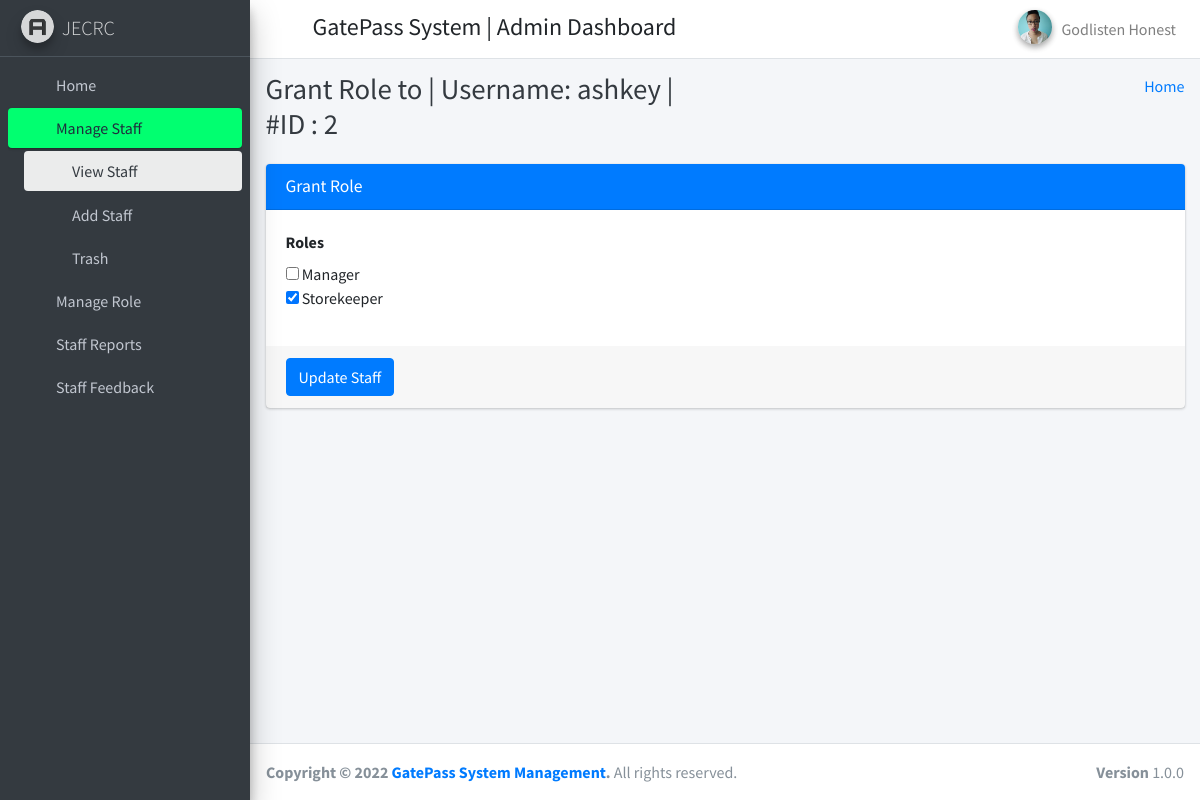
/grant_role/2/ (signed in), run on the app's committed database.
### gateapp/models.py (models this page shows)
class CustomUser(AbstractUser):
	phone = models.CharField(max_length=10,null=True,blank=True)
	is_deleted = models.BooleanField(default=False)
	deleted_at = models.DateTimeField(null=True,blank=True)

### gateapp/AdminViews.py (the view)
# urls.py: path('grant_role/<staff_id>/',AdminViews.grant_role, name="grant_role"),
def grant_role(request,staff_id):
	role = Group.objects.all()
	staff = CustomUser.objects.get(id=staff_id)
	context = {
		'role':role,
		'staff':staff,
		'id':staff_id
	}
	return render(request, 'hod_template/grant_role.html',context)

### gateapp/templates/hod_template/grant_role.html (shortened to what this page needs)
{% extends 'hod_template/base_template.html' %}
{% block page_title %}
Grant Role to | Username: {{ staff.username }} | #ID : {{ staff.id }}
{% endblock page_title %}
{% block main_content %}
{% load static %}
<section class="content">
    <div class="container-fluid">
        <div class="row">
            <div class="col-md-12">
                <div class="card card-primary">
                    <div class="card-header">
                        <h3 class="card-title">Grant Role</h3>
                    </div>
                    <form role="form" method="POST" action="{% url 'grant_role_save' %}">
                        <div class="card-body">
                            <label>Roles</label>
                            <div class="form-group row">
                                {% for role in role %}
                                <div class="col-md-12">
                                    {% if role in staff.groups.all %}
                                    <input type="checkbox" checked name="{{role.name}}" value="{{role.id}}">
                                    {{role.name}}
                                    {% else %}
                                    <input type="checkbox" name="{{role.name}}" value="{{role.id}}"> {{role.name}}
                                    {% endif %}
                                </div>
                                {% endfor %}
                            </div>
                        </div>
                        <div class="card-footer">
                            <button type="submit" class="btn btn-primary">Update Staff</button>
                        </div>
                    </form>
                </div>
            </div>
        </div>
    </div>
</section>
{% endblock main_content %}

### gateapp/templates/hod_template/base_template.html (shortened to what this page needs)
{% load static %}
<!DOCTYPE html>
<html>
<head>
  <link rel="stylesheet" href="{% static 'plugins/fontawesome-free/css/all.min.css' %}">
  <link rel="stylesheet" href="https://code.ionicframework.com/ionicons/2.0.1/css/ionicons.min.css">
  <link rel="stylesheet" href="{% static 'plugins/tempusdominus-bootstrap-4/css/tempusdominus-bootstrap-4.min.css' %}">
  <link rel="stylesheet" href="{% static 'plugins/icheck-bootstrap/icheck-bootstrap.min.css' %}">
  <link rel="stylesheet" href="{% static 'plugins/jqvmap/jqvmap.min.css' %}">
  <link rel="stylesheet" href="{% static 'dist/css/adminlte.min.css'  %}">
  <link rel="stylesheet" href="{% static 'plugins/overlayScrollbars/css/OverlayScrollbars.min.css' %}">
  <link rel="stylesheet" href="{% static 'plugins/daterangepicker/daterangepicker.css' %}">
  <link rel="stylesheet" href="{% static 'plugins/summernote/summernote-bs4.css' %}">
  <link rel="stylesheet" href="{% static 'plugins/datatables-bs4/css/dataTables.bootstrap4.min.css' %}">
  <link rel="stylesheet" href="{% static 'plugins/datatables-responsive/css/responsive.bootstrap4.min.css' %}">
  <link rel="stylesheet" href="{% static 'plugins/datatables-buttons/css/buttons.bootstrap4.min.css' %}">
  <link rel="stylesheet" href="{% static 'plugins/sweetalert2-theme-bootstrap-4/bootstrap-4.min.css' %}">
  <link rel="stylesheet" href="{% static 'plugins/toastr/toastr.min.css' %}">
</head>
<body class="hold-transition sidebar-mini layout-fixed layout-navbar-fixed ">
  {% if user.is_staff %}
  <div class="wrapper">
    <nav class="main-header navbar navbar-expand navbar-white navbar-light">
      <ul class="navbar-nav">
        <li class="nav-item">
          <a class="nav-link" data-widget="pushmenu" href="#" role="button"><i class="fas fa-bars"></i></a>
        </li>
      </ul>
      <h4 style="margin-left: 10px; margin-top: 5px;" class="d-none d-md-inline">GatePass System | Admin Dashboard</h4>
      <ul class="navbar-nav ml-auto">
        <li class="nav-item dropdown user-menu">
          <a class="nav-link dropdown-toggle" data-toggle="dropdown" href="#">
            <img src="{% static 'dist/img/user5-128x128.jpg' %}" class="user-image img-circle elevation-2"
              alt="User Image">
            <span class="d-none d-md-inline">{{ user.first_name }} {{ user.last_name }}</span>
          </a>
        </li>
      </ul>
    </nav>
    {% include 'hod_template/sidebar_template.html' with user=user id=id %}
    <div class="content-wrapper">
      <div class="content-header">
        <div class="container-fluid">
          <div class="row mb-2">
            <div class="col-sm-6">
              <h1 class="m-0 text-dark">
                {% block page_title %}
                {% endblock page_title %}
              </h1>
            </div>
            <div class="col-sm-6">
              <ol class="breadcrumb float-sm-right">
                <li class="breadcrumb-item"><a href="{% url 'admin_home' %}">Home</a></li>
              </ol>
            </div>
          </div>
        </div>
      </div>
      {% block main_content %}
      {% endblock main_content %}
    </div>
    <footer class="main-footer">
      <strong>Copyright &copy; 2022 <a href="#">GatePass System Management</a>.</strong>
      All rights reserved.
      <div class="float-right d-none d-sm-inline-block">
        <b>Version</b> 1.0.0
      </div>
    </footer>
  </div>
  {% endif %}
</body>
</html>

### data on the page
CustomUser: first_name "Godlisten", last_name "Honest"
CustomUser: username "ashkey", id "2"

### other printed values
{{ role.name }} "Manager"
{{ role.name }} "Storekeeper"
